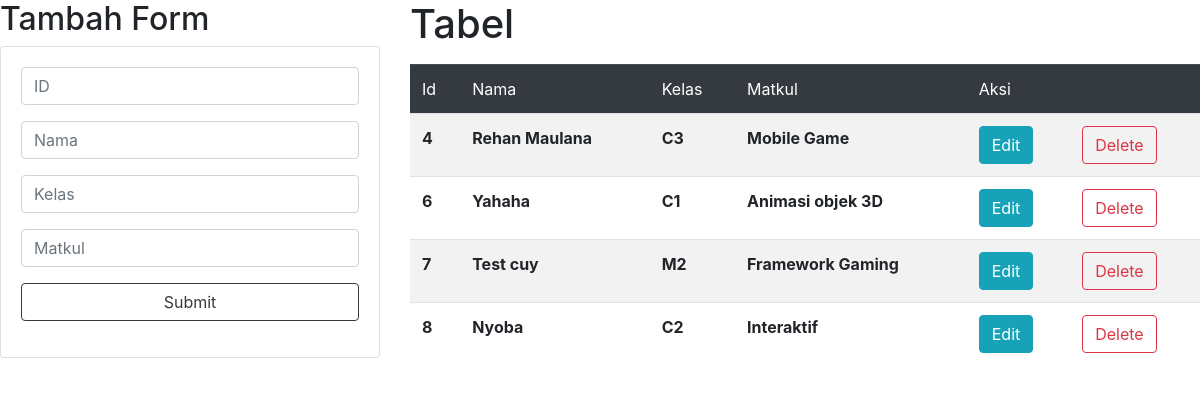
Before: / with the older database file.
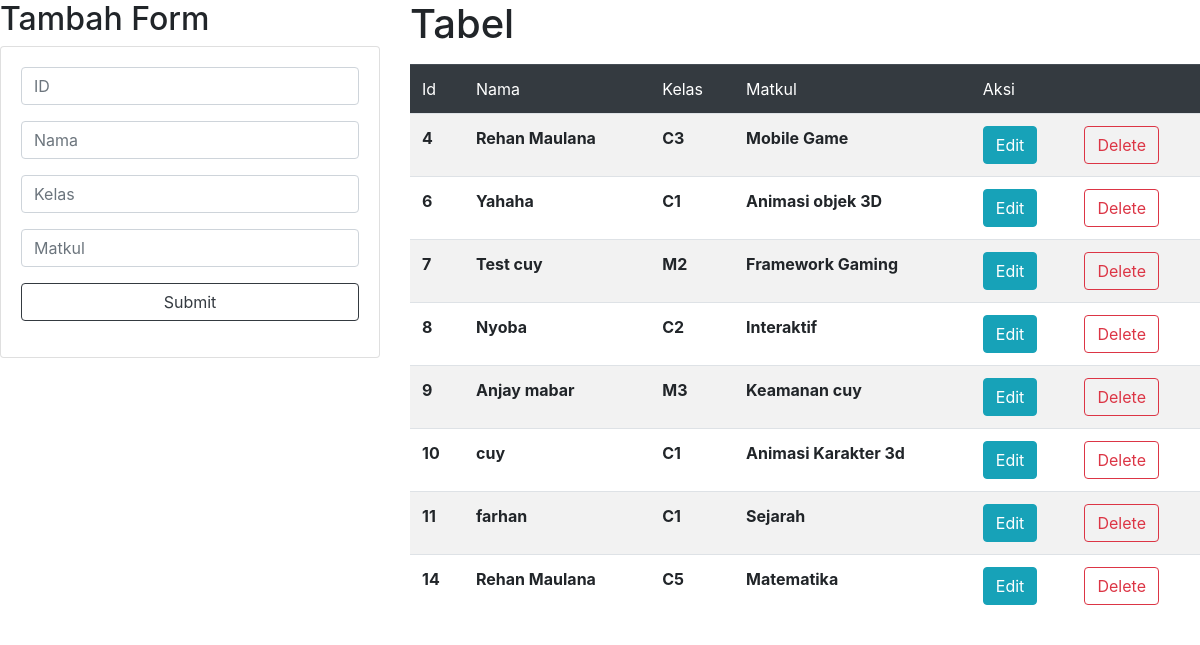
After: the same page with the newer database file.
### polls/models.py (models this page shows, shortened)
class Tabel(models.Model):
    nama = models.CharField(max_length=30)
    kelas = models.CharField(max_length=10)
    matkul = models.CharField(max_length=50)

### polls/views.py (the view)
# urls.py: path('' , tampil),
def tampil(request):
    tampilin = Tabel.objects.all()
    ctx = {
        'tampilin':tampilin,
    }
    return render(request, "index.html" , ctx)

### templates/index.html (shortened to what this page needs)
 {% extends 'base.html' %}
    {% block form %}
    <div class="row">
        <div class="col-sm-12 col-md-6 col-lg-4 col-xl-4">
            <h2>Tambah Form</h2>
            <div class="card">
                <div class="card-body">
                    <form action="/addTbl/" method="POST">
                         <div class="form-group">
                            <input type="text" name="txtId" id="txtId" class="form-control" placeholder="ID" maxlength="3" required>
                        </div>
                        <div class="form-group">
                            <input type="text" name="txtNama" id="txtNama" class="form-control" placeholder="Nama" maxlength="20" required>
                        </div>
                        <div class="form-group">
                            <input type="text" name="txtKelas" id="txtKelas" class="form-control" placeholder="Kelas" maxlength="5" required>
                        </div>
                        <div class="form-group">
                            <input type="text" name="txtMtkul" id="txtMtkul" class="form-control" placeholder="Matkul" maxlength="50" required>
                        </div>
                        <div class="form-group">
                         <button type="submit" class="btn btn-outline-dark btn-block">Submit</button>
                        </div>
                    </form>
                </div>
            </div>
    </div>
    {% endblock %}
    {% block tabel %}
    <div class="col-sm-12 col-md-6 col-lg-8 col-xl-8">
        <h1>Tabel</h1>
    <div class="table-responsive py-2">
        <table class="table table-striped table-hover">
            <thead class="table table-dark">
    <tr>
    <td>Id</td>
    <td>Nama</td>
    <td>Kelas</td>
    <td>Matkul</td>
    <td colspan="2">Aksi</td>
</tr>
</thead>
    <tbody>
    {% for Tabel in tampilin %}
    <tr>
        <th>{{ Tabel.id }}</th>
        <th>{{ Tabel.nama }}</th>
        <th>{{ Tabel.kelas }}</th>
        <th>{{ Tabel.matkul }}</th>
        <th> <a href="editTbl/{{ Tabel.id }}" class="btn btn-info" >Edit</a></th>
        <th> <a href="delTbl/{{ Tabel.id }}" class="btn btn-outline-danger" >Delete</a></th>
    </tr>
    {% endfor %}
    </tbody>
</table>
    </div>
    </div>
    {% endblock %}

### templates/base.html (shortened to what this page needs)
<!DOCTYPE html>
<html lang="en">
<head>
    <link rel="stylesheet" href="https://cdn.jsdelivr.net/npm/bootstrap@4.4.1/dist/css/bootstrap.min.css">
</head>
<body>
    {% block form %}
    {% endblock %}
    {% block tabel %}
    {% endblock %}
</body>
</html>

Changed rows visible on the page:
added Tabel: id "9", nama "Anjay mabar", kelas "M3", matkul "Keamanan cuy"
added Tabel: id "10", nama "cuy", kelas "C1", matkul "Animasi Karakter 3d"
added Tabel: id "11", nama "farhan", kelas "C1", matkul "Sejarah"
added Tabel: id "14", nama "Rehan Maulana", kelas "C5", matkul "Matematika"
